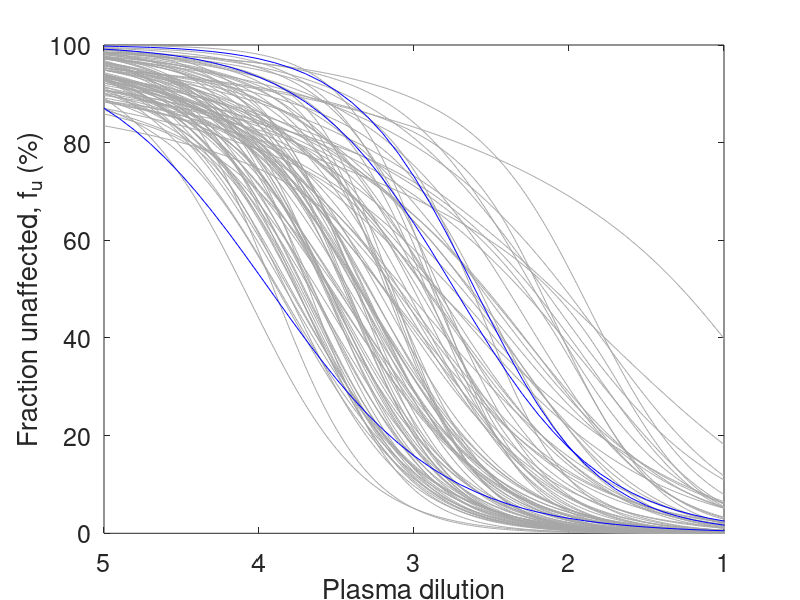

Write the MATLAB code that produced this figure.
clc; clear all; close all; tic      

Data = importdata('Fig_CI_30.mat');  % % 100 plasma dilution curves predicted using Loewe additivy
Dilution = 10.^[0:0.01:5]; 

figure
plot(log10(Dilution),Data.epi_CI_s,'-','Color', [0.65, 0.65, 0.65])

% % Fits to data from three patients (from Fig 3B)
pat_data=[1	0.134320088651038	0.314950804002279	0.0885059460271467
1.25892541179417	0.173031949670721	0.388370755565176	0.105806757923346
1.58489319246111	0.2228759032145	    0.478823833328294	0.126485186547741
1.99526231496888	0.287036728017722	0.590218963470185	0.151198803583506
2.51188643150958	0.369599553290803	0.727340018697076	0.180732412898155
3.16227766016838	0.475797310251199	0.896030222707176	0.21602233102544
3.98107170553497	0.61232153784955	1.10340947619481	0.258185156440273
5.01187233627272	0.78770967299141	1.35812730659019	0.308551794982418
6.30957344480193	1.0128225397951	    1.67065245318054	0.368707612472721
7.94328234724282	1.30142460940649	2.05359703831244	0.440539690438132
10	                1.67087521913267	2.52206820290952	0.526292259538731
12.5892541179417	2.1429289453063	    3.09403218210274	0.628631466085758
15.8489319246111	2.74462420032796	3.79066410558241	0.750720672167705
19.9526231496888	3.50920602097761	4.63664036282866	0.89630747309757
25.1188643150958	4.4769759599932	    5.66030851512866	1.06982349936377
31.6227766016838	5.6958830809598	    6.89364269525757	1.27649780090925
39.8107170553497	7.22156260952932	8.37186230203232	1.52248411656333
50.1187233627273	9.11639981074406	10.1325638942799	1.81500151358475
63.0957344480193	11.4470735395253	12.2142006510073	2.1624866157488
79.4328234724282	14.2799781121257	14.6537566342289	2.57475376685411
100	                17.674038406499	    17.4835255252534	3.06315681597886
125.892541179417	21.6708564006249	20.7270369517151	3.64074256239989
158.489319246111	26.2829610791813	24.3943888050669	4.32238107734688
199.526231496888	31.4821235130121	28.4775244541352	5.12485201235857
251.188643150958	37.1908849195635	32.9462784641857	6.0668586594155
316.227766016838	43.2809338648078	37.746194066132	    7.16893330218118
398.107170553497	49.5810121392359	42.799058798671	    8.45318914853705
501.187233627272	55.8944235389563	48.0067204452711	9.94286745541857
630.957344480193	62.0228144184691	53.2580599987058	11.6616258947108
794.328234724281	67.7903769403502	58.4381949325434	13.6325193546163
1000	            73.0624492043359	63.4383544096603	15.8766416324344
1258.92541179417	77.7547577831532	68.1646688281769	18.4114302819056
1584.89319246111	81.8329415036737	72.5444360296018	21.248690090057
1995.26231496888	85.304779608001	    76.5291272781347	24.3924621500264
2511.88643150958	88.2087297615766	80.0941953539378	27.8369473887463
3162.27766016838	90.6020459775196	83.2363707204187	31.5647691329931
3981.07170553497	92.5506072838272	85.9694338340931	35.5459043495347
5011.87233627273	94.12137004118	    88.3194402627121	39.7376003758476
6309.57344480193	95.377467672225	    90.3201583169243	44.0855034011779
7943.28234724281	96.3755080758558	92.0091868769372	48.5260562182981
10000	            97.164470116541	    93.4249526431528	52.9900030376004
12589.2541179417	97.7856405833327	94.6045903351973	57.4066209688728
15848.9319246111	98.2731516548773	95.5825946873659	61.7081434734715
19952.6231496888	98.654809281762	    96.3900846956789	65.8337990040704
25118.8643150958	98.9530139061691	97.0545163406384	69.7329718689205
31622.7766016838	99.1856575952209	97.5996997680705	73.3671750249793
39810.7170553497	99.3669378246119	98.0460060713515	76.7107501732245
50118.7233627273	99.5080635301187	98.4106785445388	79.7504177429545
63095.7344480193	99.6178497087994	98.7081891673936	82.4839430941875
79432.8234724282	99.7032078230008	98.950601609762	    84.9182481285589
100000	            99.7695442266632	99.1479172611318	87.0672877928743];

hold on
plot(log10(pat_data(:,1)),pat_data(:,2),'-b',log10(pat_data(:,1)),pat_data(:,3),'-b',log10(pat_data(:,1)),pat_data(:,4),'-b')

ylim([0,100])
xlim([1,5])
xlabel('Plasma dilution')
ylabel('Fraction unaffected, f_u (%)')
set(gca,'xdir','reverse','FontSize',18)

